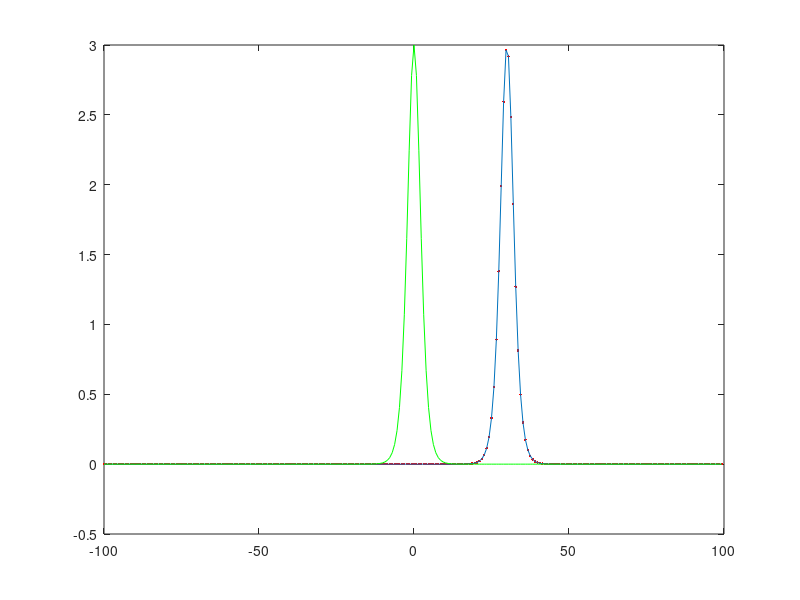

The MATLAB script that drew this image:
%%%%%%%%%%%%%%%%%%%%%%%%%%%%%%%%%%%%%%%%%%%%%%%%%%%%%%%%%%%%%%%%%%%%%%%%%%%
%-% ------------------------------------------------------------------- %-%
%-% Approximate the solution to the BBM equation, which is given by     %-%
%-% u_t + u_x + uu_x - u_{xxt} = 0. The spatial domain is [-100,100]    %-%
%-% and periodic boundary conditions are assumed. The approximation is  %-%
%-% done by a integrating factor spectral method with RK4 timestepping. %-%
%-% ------------------------------------------------------------------- %-%
%-% Author: Maurice S. Fabien, University of Washington (Jan-Jun 2014)  %-%
%-%                          , Rice University          (2014-    )     %-%
%-% Email : fabien@rice.edu                                             %-%
%-% GitHub: https://github.com/msfabien/                                %-%
%-% ------------------------------------------------------------------- %-%
%%%%%%%%%%%%%%%%%%%%%%%%%%%%%%%%%%%%%%%%%%%%%%%%%%%%%%%%%%%%%%%%%%%%%%%%%%%


function Code_Listing_3_3_2()
    clear all; close all; clc;
    %Set spatial and temporal information
    N = 2^(8);
    L = 200; %spatial domain length
    b = L/(2*(pi));
    x = (L/N)*(-N/2:N/2-1)';
    T = 15; %Final time value
    dt = 1e-1; %Large time step (compare with Code_Listing_3_3_1)
    nmax = round(T/dt);
    %Parameters for exact solution to the BBM equation
    c_s = 2; %Profile speed
    U = @(x,t) 3*(c_s-1)*(sech( 0.5*sqrt((c_s-1)/c_s)*(x - c_s*t) )).^2;
    k = [0:N/2-1 0 -N/2+1:-1]';
    ik = 1i*b* k./(b^2 + k.^2);
    g = -0.5*dt*ik;
    E = exp(-dt*ik/2); E2 = E.^2; %Integrating factor exponentials
    u = U(x,0.0); v = fft(u); %Initial condition
    for n = 1:nmax
        a = g.*fft(real( ifft( v ) ).^2);
        b = g.*fft(real( ifft(E.*(v+a/2)) ).^2); % IFRK4
        c = g.*fft(real( ifft(E.*v + b/2) ).^2);
        d = g.*fft(real( ifft(E2.*v+E.*c) ).^2);
        v = E2.*v + (E2.*a + 2*E.*(b +c) + d)/6;
    end
    u = real(ifft(v));
    Err = norm(u - U(x,T),inf)
    plot(x,u,'r.',x,U(x,T),x,U(x,0),'g')
end